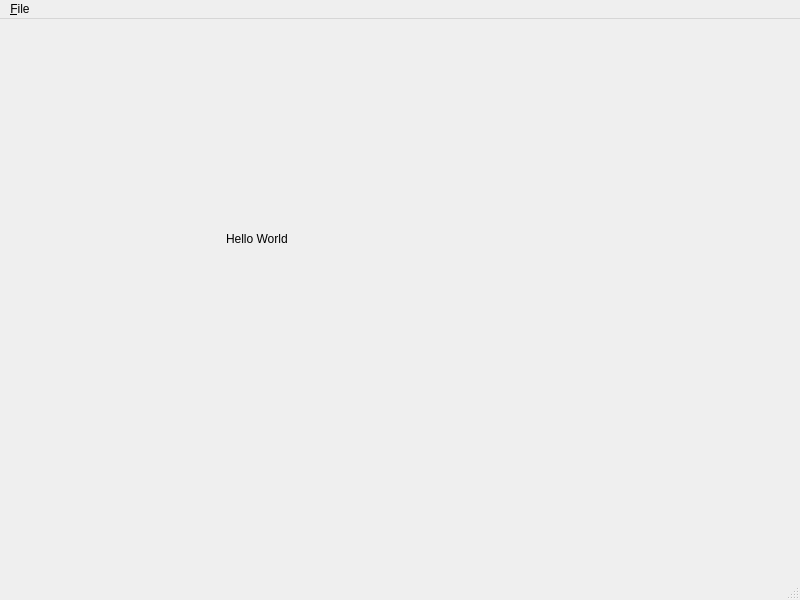
<?xml version="1.0" encoding="UTF-8"?>
<ui version="4.0">
 <class>MainWindow</class>
 <widget class="QMainWindow" name="MainWindow">
  <property name="geometry">
   <rect>
    <x>0</x>
    <y>0</y>
    <width>800</width>
    <height>600</height>
   </rect>
  </property>
  <property name="windowTitle">
   <string>MainWindow</string>
  </property>
  <widget class="QWidget" name="centralwidget">
   <widget class="QLabel" name="label">
    <property name="geometry">
     <rect>
      <x>226</x>
      <y>210</y>
      <width>151</width>
      <height>20</height>
     </rect>
    </property>
    <property name="text">
     <string>Hello World</string>
    </property>
   </widget>
  </widget>
  <widget class="QMenuBar" name="menubar">
   <property name="geometry">
    <rect>
     <x>0</x>
     <y>0</y>
     <width>800</width>
     <height>21</height>
    </rect>
   </property>
   <widget class="QMenu" name="menu_File">
    <property name="title">
     <string>&amp;File</string>
    </property>
   </widget>
   <addaction name="menu_File"/>
  </widget>
  <widget class="QStatusBar" name="statusbar"/>
 </widget>
 <resources/>
 <connections/>
</ui>
